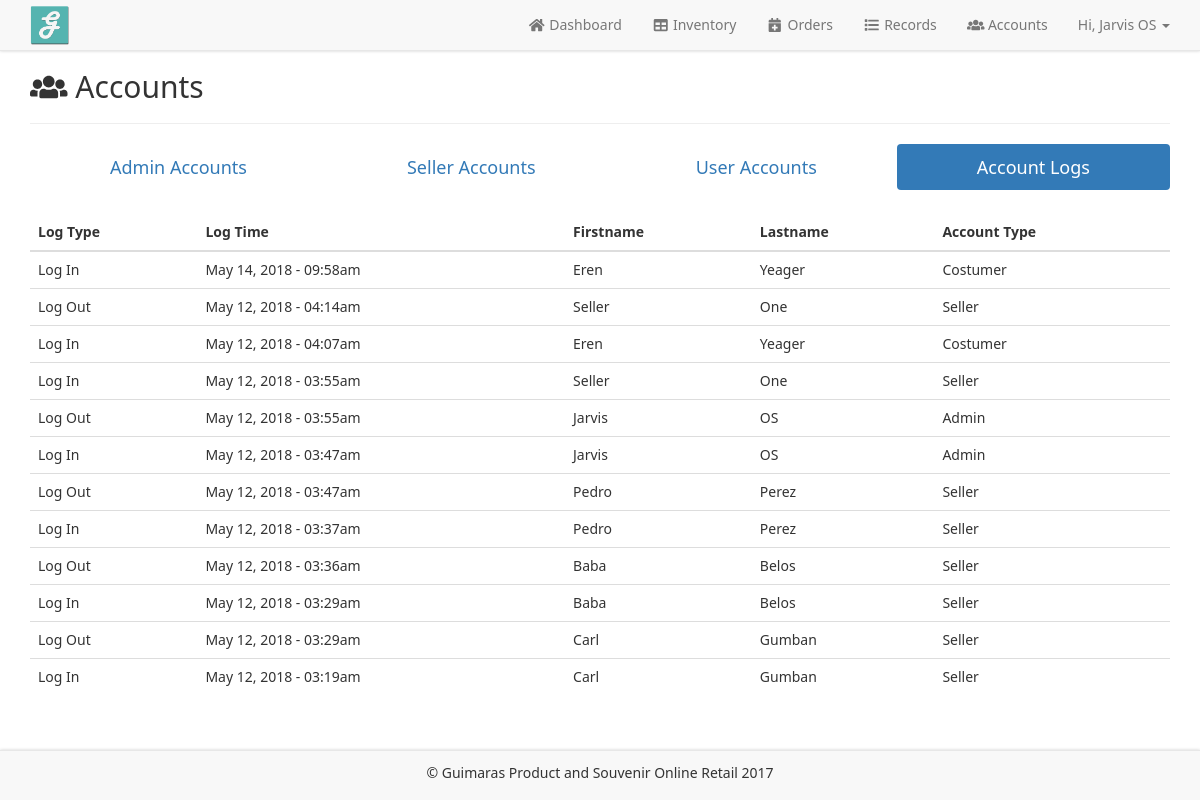
Page /admin/admin-accountlogs.php (signed in) on the committed database.
### tables this page shows
CREATE TABLE `admins_tbl` (
  `acc_id` int(11) NOT NULL,
  `firstname` varchar(100) NOT NULL,
  `lastname` varchar(100) NOT NULL
);

CREATE TABLE `account_logs` (
  `log_id` int(11) NOT NULL,
  `acc_id` int(11) NOT NULL,
  `log_type` varchar(100) NOT NULL,
  `log_time` timestamp NOT NULL DEFAULT CURRENT_TIMESTAMP
);

CREATE TABLE `costumers_tbl` (
  `acc_id` int(11) NOT NULL,
  `firstname` varchar(100) NOT NULL,
  `lastname` varchar(100) NOT NULL,
  `birthdate` varchar(100) NOT NULL,
  `age` varchar(100) NOT NULL,
  `gender` varchar(100) NOT NULL,
  `address` text NOT NULL,
  `profile_photo` text NOT NULL
);

CREATE TABLE `accounts_tbl` (
  `acc_id` int(11) NOT NULL,
  `email` varchar(100) NOT NULL,
  `password` varchar(100) NOT NULL,
  `acc_type` varchar(100) NOT NULL,
  `acc_created` timestamp NOT NULL DEFAULT CURRENT_TIMESTAMP
);

CREATE TABLE `sellers_tbl` (
  `acc_id` int(11) NOT NULL,
  `firstname` varchar(100) NOT NULL,
  `lastname` varchar(100) NOT NULL,
  `mobile_number` varchar(100) NOT NULL,
  `address` text NOT NULL
);

### functions/admin-account-session.php (called while the page is built, shortened)
<?php
	include "config.php";
	$acc_id = $_SESSION['acc_id'];
	$email = $_SESSION['email'];
	$acc_type = $_SESSION['acc_type'];
	if (empty($acc_id) && empty($email) && empty($acc_type)) {
		header("location: ../admin/index.php");
	}
	else {
		$acc_query = $conn->query("select * from accounts_tbl where acc_id = '".$acc_id."' and email = '".$email."' and acc_type = '".$acc_type."'");
		$acc_row = $acc_query->fetch();
		$admin_query = $conn->query("select * from admins_tbl where acc_id = '".$acc_row['acc_id']."'");
		$admin_row = $admin_query->fetch();
	}
?>

### admin/admin-accountlogs.php (the view, shortened to what this page needs)
<?php include "../functions/admin-account-session.php";?>
<!DOCTYPE html>
<html>
<head>
	<?php include "../includes/libraries-in.php";?>
</head>
<body>
<?php include "admin-navbar.php";?>
    <div class="container"  style="margin-top: 50px; margin-bottom: 75px;">
		<h2><i class="fa fa-users fa-fw"></i> Accounts</h2>
			<hr>
			<ul class="nav nav-pills nav-justified margin-bottom-lg">
			  <li><a class="btn btn-lg" href="admin-accounts.php">Admin Accounts</a></li>
			  <li><a class="btn btn-lg" href="admin-selleraccounts.php">Seller Accounts</a></li>
			  <li><a class="btn btn-lg" href="admin-useraccounts.php">User Accounts</a></li>
			  <li class="active"><a class="btn btn-lg" href="admin-accountlogs.php">Account Logs</a></li>
			</ul>
			<table class="table table-hover">
			    <thead>
			      <tr>
			        <th>Log Type</th>
			        <th>Log Time</th>
			        <th>Firstname</th>
			        <th>Lastname</th>
			        <th>Account Type</th>
			      </tr>
			    </thead>
			    <tbody>
			    <?php
			    $cnt_log_query = $conn->query("select count(log_id) as log_id from account_logs");
			   	$cnt_log_row = $cnt_log_query->fetch();
			    if ($cnt_log_row['log_id'] != 0) {
			   		$log_query = $conn->query("select * from account_logs order by log_time desc limit 20");
			   		while ($log_row = $log_query->fetch()) {
			    	$acc_query = $conn->query("select * from accounts_tbl where acc_id = '".$log_row['acc_id']."'");
			    	$acc_row = $acc_query->fetch();
			    		if ($acc_row['acc_type'] == "Admin") {
			    			$user_query = $conn->query("select * from admins_tbl where acc_id = '".$acc_row['acc_id']."'");
			   				while ($user_row = $user_query->fetch()) {
			   				?>
			   				<tr>
					 			<td><?=$log_row['log_type'];?></td>
					 			<td><?=date("F j, Y - h:ia", strtotime($log_row['log_time']));?></td>
					 			<td><?=$user_row['firstname'];?></td>
					 			<td><?=$user_row['lastname'];?></td>
					 			<td><?=$acc_row['acc_type'];?></td>
					 		</tr>
					 		<?php
			    			}
			   			}
			   			else if ($acc_row['acc_type'] == "Seller") {
			   				$user_query = $conn->query("select * from sellers_tbl where acc_id = '".$acc_row['acc_id']."'");
			   				while ($user_row = $user_query->fetch()) {
			   				?>
			   				<tr>
					 			<td><?=$log_row['log_type'];?></td>
					 			<td><?=date("F j, Y - h:ia", strtotime($log_row['log_time']));?></td>
					 			<td><?=$user_row['firstname'];?></td>
					 			<td><?=$user_row['lastname'];?></td>
					 			<td><?=$acc_row['acc_type'];?></td>
					 		</tr>
					 		<?php
			    			}
			   			}
			   			else if ($acc_row['acc_type'] == "Costumer") {
			   				$user_query = $conn->query("select * from costumers_tbl where acc_id = '".$acc_row['acc_id']."'");
			   				while ($user_row = $user_query->fetch()) {
			   				?>
			   				<tr>
					 			<td><?=$log_row['log_type'];?></td>
					 			<td><?=date("F j, Y - h:ia", strtotime($log_row['log_time']));?></td>
					 			<td><?=$user_row['firstname'];?></td>
					 			<td><?=$user_row['lastname'];?></td>
					 			<td><?=$acc_row['acc_type'];?></td>
					 		</tr>
					 		<?php
			    			}
			   			}
			    	}
			    }
			    else {
			    ?>
			    	<tr>
				   		<td>No admin created yet.</td>
				    </tr>
			    	<?php
			    	}
			    ?>
			    </tbody>
			</table>
		</div>
<?php include "admin-footer.php";?>
</body>
</html>

### includes/libraries-in.php (shortened to what this page needs)
<link rel = "stylesheet" type = "text/css" href = "../bootstrap/css/bootstrap.css">
<link rel = "stylesheet" href = "../bootstrap/sidebar.css">
<link rel = "stylesheet" href = "../bootstrap/style.css">

### admin/admin-navbar.php (shortened to what this page needs)
<nav class="navbar navbar-default navbar-fixed-top">
  <div class="container">
    <div class="navbar-header">
      <a class="navbar-brand" href="#">
      	<img src="../web-images/gm-logo.png" class="img-responsive" style="height: 40px; width: auto; margin-top: -10px;">
      </a>
    </div>
    <div class="collapse navbar-collapse" id="myNavbar">
      <ul class="nav navbar-nav navbar-right">
        <li><a href="admin-dashboard.php"><i class="fa fa-home fa-fw"></i> Dashboard</a></li>
		<li><a href="admin-inventory.php"><i class="fa fa-table fa-fw"></i> Inventory</a></li>
		<li><a href="admin-orders.php"><i class="fa fa-calendar-plus fa-fw"></i> Orders</a></li>
        <li><a href="admin-records.php"><i class="fa fa-list fa-fw"></i> Records</a></li>
		<li><a href="admin-accounts.php"><i class="fa fa-users fa-fw"></i> Accounts</a></li>
        <li class="dropdown">
        	<a class="dropdown-toggle" data-toggle="dropdown" href="#">Hi, <?=$admin_row['firstname'];?> <?=$admin_row['lastname'];?> <span class="caret"></span></a>
        </li>
      </ul>
    </div>
  </div>
</nav>

### admin/admin-footer.php
<nav class="navbar navbar-default navbar-fixed-bottom" style="height: 15px;">
	<div class="container-fluid">
	   <p class="text-center padding-top">&copy; Guimaras Product and Souvenir Online Retail 2017</p>
	</div>
</nav>

### rows in the picture
admins_tbl: firstname "Jarvis", lastname "OS"
account_logs: log_type "Log In", log_time "May 14, 2018 - 09:58am"
costumers_tbl: firstname "Eren", lastname "Yeager"
accounts_tbl: acc_type "Costumer"
account_logs: log_type "Log Out", log_time "May 12, 2018 - 04:14am"
sellers_tbl: firstname "Seller", lastname "One"
accounts_tbl: acc_type "Seller"
account_logs: log_type "Log In", log_time "May 12, 2018 - 04:07am"
account_logs: log_type "Log In", log_time "May 12, 2018 - 03:55am"
account_logs: log_type "Log Out", log_time "May 12, 2018 - 03:55am"
accounts_tbl: acc_type "Admin"
account_logs: log_type "Log In", log_time "May 12, 2018 - 03:47am"
account_logs: log_type "Log Out", log_time "May 12, 2018 - 03:47am"
sellers_tbl: firstname "Pedro", lastname "Perez"
accounts_tbl: acc_type "Seller"
account_logs: log_type "Log In", log_time "May 12, 2018 - 03:37am"
account_logs: log_type "Log Out", log_time "May 12, 2018 - 03:36am"
sellers_tbl: firstname "Baba", lastname "Belos"
accounts_tbl: acc_type "Seller"
account_logs: log_type "Log In", log_time "May 12, 2018 - 03:29am"
account_logs: log_type "Log Out", log_time "May 12, 2018 - 03:29am"
sellers_tbl: firstname "Carl", lastname "Gumban"
accounts_tbl: acc_type "Seller"
account_logs: log_type "Log In", log_time "May 12, 2018 - 03:19am"
